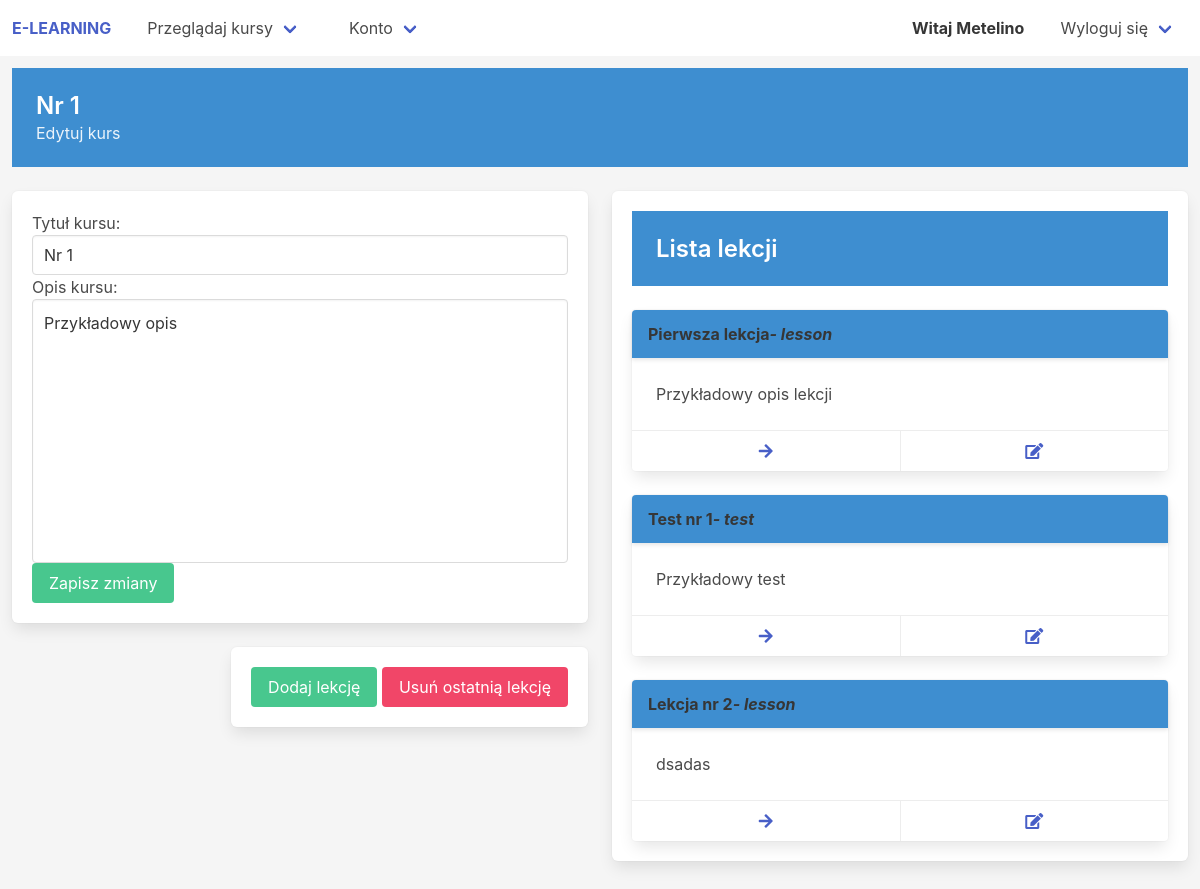
The app's page /courses/course-edit/nr-1 (signed in), older data.
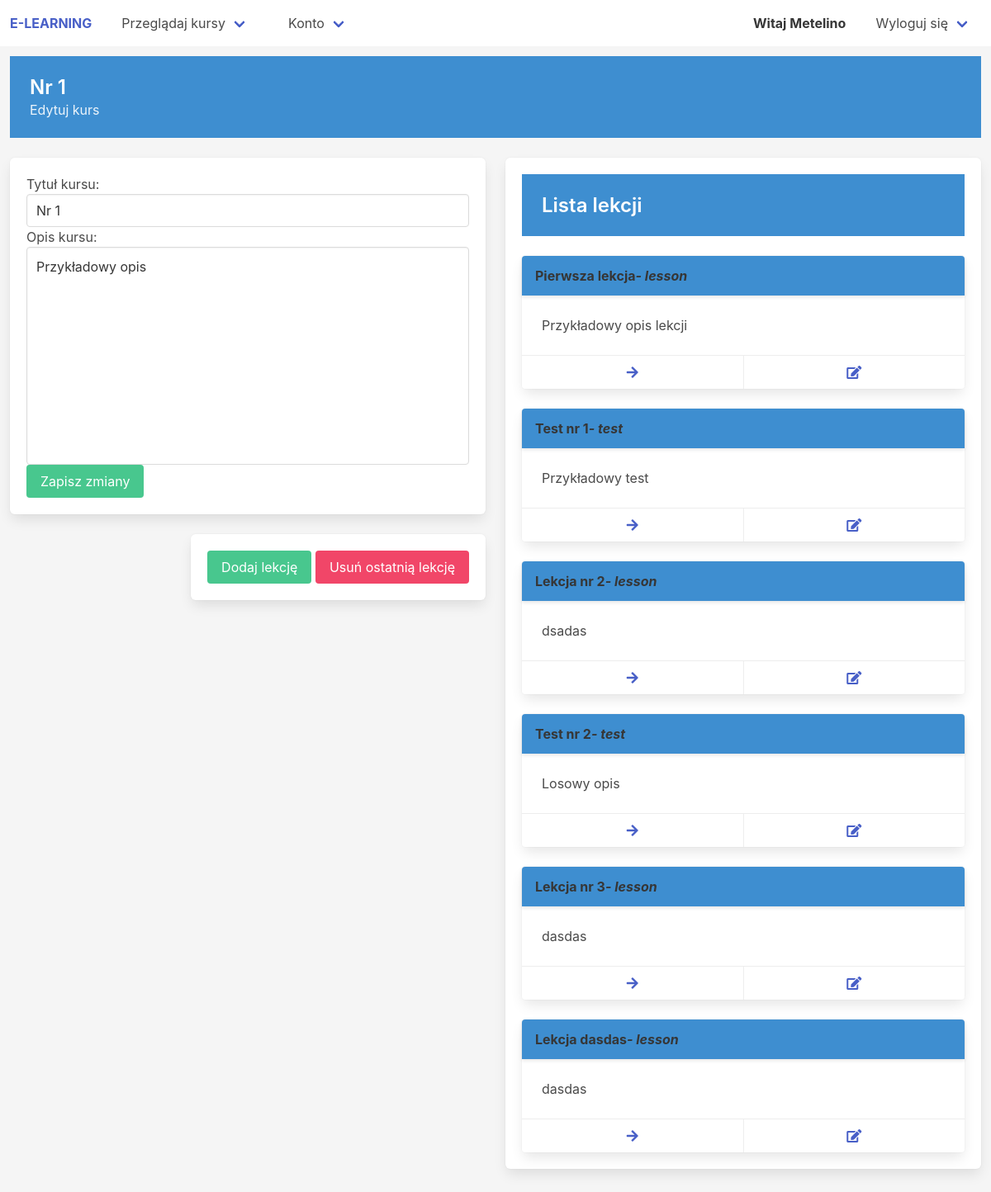
The same page, newer data.
### courses/models.py (models this page shows, shortened)
class Node(models.Model):
    NODE_TYPE = [
        ('lesson', 'Lekcja'),
        ('test', 'Test')
    ]
    name = models.CharField(max_length=100)
    desc = models.CharField(max_length=200)
    content = models.CharField(max_length=2000, default='')
    slug = models.SlugField(allow_unicode=True, blank=True, null=True)
    node_type = models.CharField(choices=NODE_TYPE, default='lesson', max_length=20)
    course = models.ForeignKey(to='Course', on_delete=models.CASCADE)
    node_number = models.PositiveIntegerField(null=True)
    class Meta():
        unique_together = ['course', 'node_number']

### courses/views.py (the view)
# urls.py: path('course-edit/<course_slug>', course_edit, name='course_edit'),
@user_passes_test(lambda u: u.is_staff)
def course_edit(request, course_slug):
    course = Course.objects.get(slug=course_slug)
    if request.method == 'POST':
        form = CourseEditForm(request.POST)
        if form.is_valid():
            form = form.cleaned_data
            course.name = form['name']
            course.desc = form['desc']
            course.save()
            return render(request, 'courses/__message.html', {'type':'is-success', 'title':'Pomyślnie zmieniono opis!'})
        return render(request, 'courses/__message.html', {'type':'is-danger', 'title':'Nie udało się zmienić opisu!'})
    else:
        form = CourseForm(instance=course)
        lessons = course.node_set.all()
        return render(request, 'courses/course-edit.html', {'course':course , 'lessons':lessons, 'form':form})

### courses/forms.py
class CourseForm(forms.ModelForm):
    class Meta():
        model = Course
        fields = ['name', 'desc']
        labels = {
            'name' : 'Tytuł kursu',
            'desc' : 'Opis kursu'
        }
        widgets = {
            'name' : forms.TextInput(attrs = {'class' : 'input'}),
            'desc': forms.Textarea(attrs={'rows': 10, 'class':'textarea', 'style':'resize:none;'}),
        }

### courses/models.py (called while the page is built)
    def get_last_node(self):
        try:
            return self.node_set.get(node_number=self.node_count-1).pk
        except:
            return None

### templates/courses/course-edit.html (shortened to what this page needs)
{% extends "base.html" %}
{% load bulma_tags %}
{% block content %}
<section class="hero is-info is-small block">
    <div class="hero-body">
        <p class="title is-4">
            {{course.name}}
        </p>
        <p class="subtitle is-6">
            {% if user.is_staff %}
                Edytuj kurs
            {% else %}
                Przejrzyj wybrany kurs
            {% endif %}
        </p>
    </div>
</section>
<div class='columns'>
    <div class='column'>
        <div style='position:sticky; top:5%;'>
            <form class='box' method="POST" hx-swap='none' hx-post="{% url 'courses:course_edit' course.slug %}" >
                {{ form|bulma }}
                <input class='button is-success' type="submit" value="Zapisz zmiany">
            </form>
            <div class='is-pulled-right box'>
                <a href='{% url "courses:node_add" course_slug=course.slug %}' class='button is-success'>Dodaj lekcję</a>
                {% if course.node_count > 0 %}
                <button id='delete-lesson' hx-target='#lesson-list' hx-confirm="Czy napweno chcesz usunąć lekcję?"
                hx-delete='{% url "courses:node_delete" node_pk=course.get_last_node %}' class='button is-danger'>Usuń ostatnią lekcję</button>
                {% endif %}
            </div>
        </div>
    </div>
    <div class='column'>
        <div class='box'>
            <div class='hero block is-small is-info'>
                <div class='hero-body'>
                    <p class="title is-4">
                        Lista lekcji
                    </p>
                </div>
            </div>
            <div id='lesson-list'>
                {% include 'courses/__lesson_list.html' %}
            </div>
        </div>
    </div>
</div>
{% endblock %}

### templates/courses/__lesson.html
<div class="card block{{class}}" _='{{script}}'>
    <header class="card-header has-background-info">
        <p class="card-header-title">
            {{ lesson.name }}<i> - {{ lesson.node_type }}</i>
        </p>
    </header>
    <div class="card-content">
        <div class="content">
            {{ lesson.desc }}
        </div>
    </div>
    {% if user.is_authenticated %}
    <footer class="card-footer">
        {% if user.is_staff %}
        <a href='{% url "courses:node_view" lesson.pk %}' class="card-footer-item"><i class="fas fa-arrow-right"></i></a>
        <a href='{% url "courses:node_edit" lesson.pk %}' class="card-footer-item"><i class="fas fa-edit"></i></a>
        {% elif lesson.course in user.profile.courses.all %}
            {% if lesson.node_number == 0 or lesson.get_prev in user.profile.nodes_passed.all %}
            <a href='{% url "courses:node_view" lesson.pk %}' class="card-footer-item"><i class="fas fa-arrow-right"></i></a>
            {% endif %}
        {% endif %}
    </footer>
    {% endif %}
</div>

Row changes from the older to the newer data that the page shows:
added Node: name "Test nr 2", node_type "test", desc "Losowy opis"
added Node: name "Lekcja nr 3", node_type "lesson", desc "dasdas"
added Node: name "Lekcja dasdas", node_type "lesson", desc "dasdas"
